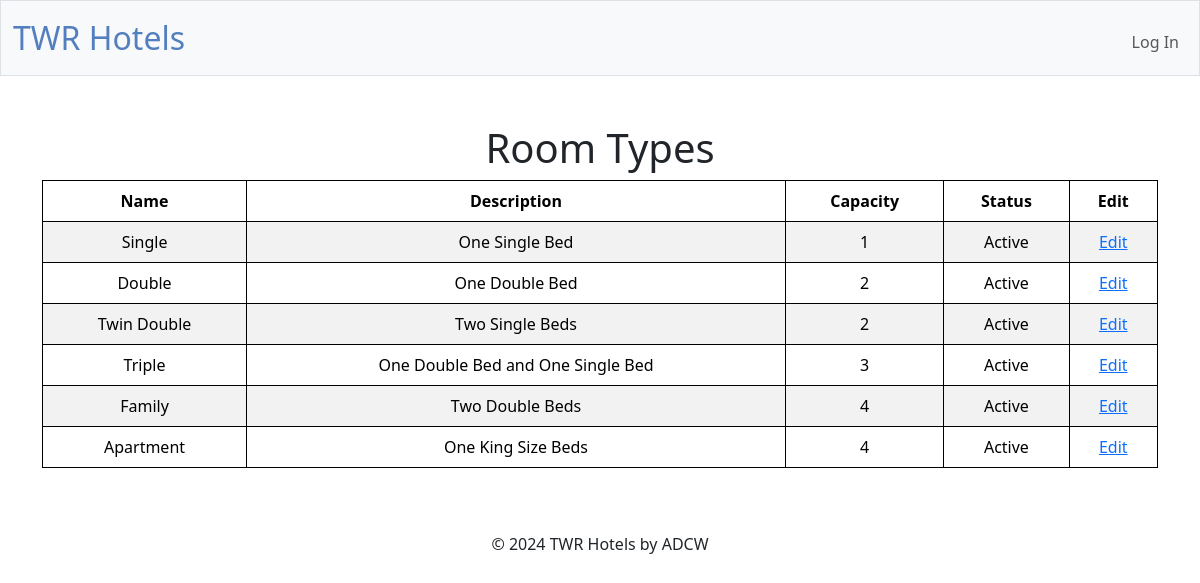
Page /roomTypes on the earlier database version.
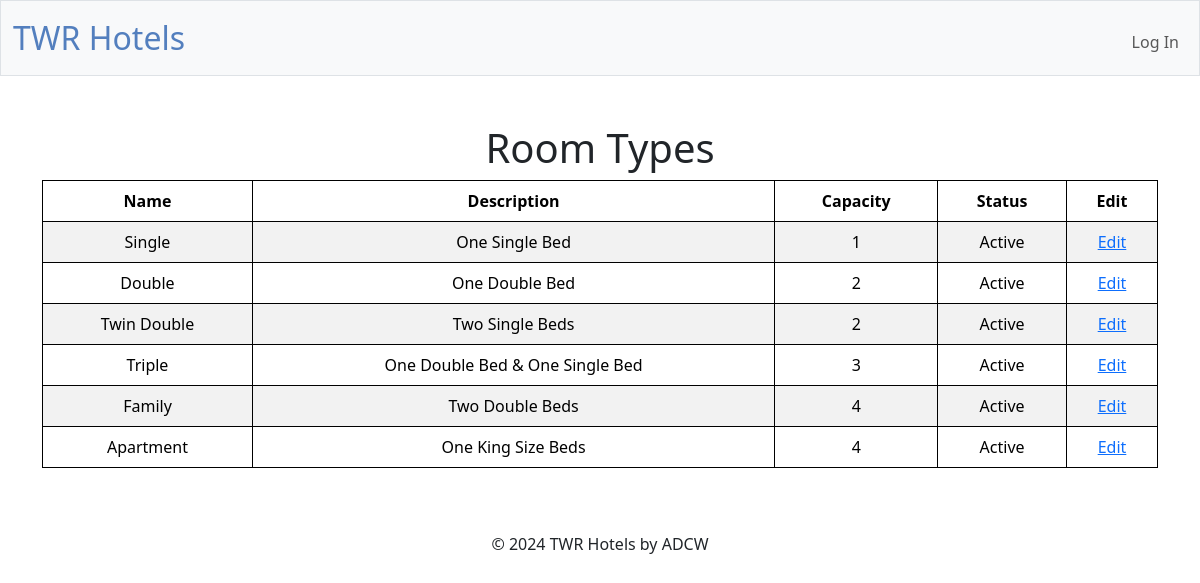
Same page on the later database version.
### tables this page shows
CREATE TABLE "roomTypes" (typeID INTEGER PRIMARY KEY AUTOINCREMENT NOT NULL,name TEXT NOT NULL, description TEXT, capacity INTEGER NOT NULL, statusID INTEGER NOT NULL, FOREIGN KEY (statusID) REFERENCES status(statusID));

CREATE TABLE "status" (statusID INTEGER PRIMARY KEY AUTOINCREMENT NOT NULL, status TEXT NOT NULL);

### app.py (the view)
@app.route("/roomTypes", methods=["GET"])
@manager_required
def roomTypes():
    roomTypes = db.execute(
        "SELECT roomTypes.*, status.status FROM roomTypes INNER JOIN status ON roomTypes.statusID = status.statusID ORDER BY capacity ASC")
    return render_template("roomTypes.html", roomTypes=roomTypes)

### app.py (called while the page is built)
@app.after_request
def after_request(response):
    response.headers["Cache-Control"] = "no-cache, no-store, must-revalidate"
    response.headers["Expires"] = 0
    response.headers["Pragma"] = "no-cache"
    return response

### templates/roomTypes.html (shortened to what this page needs)
{% extends "layout.html" %}
{% block main %}
<h1>Room Types</h1>
<table class="table table-striped">
    <thead>
        <tr>
            <th>Name</th>
            <th>Description</th>
            <th>Capacity</th>
            <th>Status</th>
            <th>Edit</th>
        </tr>
    </thead>
    <tbody>
        {% for roomType in roomTypes %}
            <tr>
                <td>{{ roomType["name"] }}</td>
                <td>{{ roomType["description"] }}</td>
                <td>{{ roomType["capacity"] }}</td>
                <td>{{ roomType["status"] }}</td>
                <td><a href="/edit_roomType?typeid={{ roomType['typeID'] }}">Edit</a></td>
            </tr>
        {% endfor %}
    </tbody>
</table>
{% endblock %}

Differences in the rows shown:
changed roomTypes "Triple": description "One Double Bed and One Single Bed" → "One Double Bed & One Single Bed"
